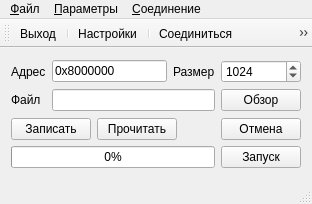
<?xml version="1.0" encoding="UTF-8"?>
<ui version="4.0">
 <class>MainWindow</class>
 <widget class="QMainWindow" name="MainWindow">
  <property name="geometry">
   <rect>
    <x>0</x>
    <y>0</y>
    <width>312</width>
    <height>204</height>
   </rect>
  </property>
  <property name="windowTitle">
   <string>Загрузчик Modbus</string>
  </property>
  <widget class="QWidget" name="centralWidget">
   <layout class="QVBoxLayout" name="verticalLayout">
    <item>
     <layout class="QGridLayout" name="gridLayout">
      <item row="0" column="0">
       <widget class="QLabel" name="lblAddress">
        <property name="text">
         <string>Адрес</string>
        </property>
       </widget>
      </item>
      <item row="0" column="1">
       <widget class="QLineEdit" name="leAddress">
        <property name="sizePolicy">
         <sizepolicy hsizetype="Expanding" vsizetype="Fixed">
          <horstretch>0</horstretch>
          <verstretch>0</verstretch>
         </sizepolicy>
        </property>
        <property name="toolTip">
         <string>Адрес в памяти</string>
        </property>
        <property name="text">
         <string>0x8000000</string>
        </property>
       </widget>
      </item>
      <item row="0" column="2">
       <widget class="QLabel" name="lblSize">
        <property name="text">
         <string>Размер</string>
        </property>
       </widget>
      </item>
      <item row="0" column="3">
       <widget class="QSpinBox" name="sbSize">
        <property name="toolTip">
         <string>Размер данных для чтения</string>
        </property>
        <property name="maximum">
         <number>1048576</number>
        </property>
        <property name="singleStep">
         <number>1024</number>
        </property>
        <property name="value">
         <number>1024</number>
        </property>
       </widget>
      </item>
      <item row="1" column="0">
       <widget class="QLabel" name="lblFile">
        <property name="text">
         <string>Файл</string>
        </property>
       </widget>
      </item>
      <item row="1" column="1" colspan="2">
       <widget class="QLineEdit" name="leFileName">
        <property name="toolTip">
         <string>Файл для чтения/записи</string>
        </property>
        <property name="text">
         <string/>
        </property>
       </widget>
      </item>
      <item row="1" column="3">
       <widget class="QPushButton" name="pbSelectFile">
        <property name="sizePolicy">
         <sizepolicy hsizetype="Minimum" vsizetype="Fixed">
          <horstretch>0</horstretch>
          <verstretch>0</verstretch>
         </sizepolicy>
        </property>
        <property name="toolTip">
         <string>Выбрать файл</string>
        </property>
        <property name="text">
         <string>Обзор</string>
        </property>
       </widget>
      </item>
     </layout>
    </item>
    <item>
     <layout class="QGridLayout" name="gridLayout_2">
      <item row="0" column="0">
       <widget class="QPushButton" name="pbWrite">
        <property name="toolTip">
         <string>&lt;html&gt;&lt;head/&gt;&lt;body&gt;&lt;p&gt;Записать файл целиком&lt;/p&gt;&lt;/body&gt;&lt;/html&gt;</string>
        </property>
        <property name="text">
         <string>Записать</string>
        </property>
       </widget>
      </item>
      <item row="0" column="1">
       <widget class="QPushButton" name="pbRead">
        <property name="toolTip">
         <string>Прочитать данные заданного размера</string>
        </property>
        <property name="text">
         <string>Прочитать</string>
        </property>
       </widget>
      </item>
      <item row="0" column="2">
       <spacer name="horizontalSpacer">
        <property name="orientation">
         <enum>Qt::Horizontal</enum>
        </property>
        <property name="sizeHint" stdset="0">
         <size>
          <width>13</width>
          <height>20</height>
         </size>
        </property>
       </spacer>
      </item>
      <item row="0" column="3">
       <widget class="QPushButton" name="pbCancel">
        <property name="toolTip">
         <string>Прервать операцию</string>
        </property>
        <property name="text">
         <string>Отмена</string>
        </property>
       </widget>
      </item>
      <item row="1" column="0" colspan="3">
       <widget class="QProgressBar" name="prbProgress">
        <property name="value">
         <number>0</number>
        </property>
       </widget>
      </item>
      <item row="1" column="3">
       <widget class="QPushButton" name="pbRun">
        <property name="toolTip">
         <string>&lt;html&gt;&lt;head/&gt;&lt;body&gt;&lt;p&gt;Запустить основную прошивку&lt;/p&gt;&lt;/body&gt;&lt;/html&gt;</string>
        </property>
        <property name="text">
         <string>Запуск</string>
        </property>
       </widget>
      </item>
     </layout>
    </item>
   </layout>
  </widget>
  <widget class="QMenuBar" name="menuBar">
   <property name="geometry">
    <rect>
     <x>0</x>
     <y>0</y>
     <width>312</width>
     <height>21</height>
    </rect>
   </property>
   <widget class="QMenu" name="menu">
    <property name="title">
     <string>&amp;Файл</string>
    </property>
    <addaction name="actQuit"/>
   </widget>
   <widget class="QMenu" name="menu_2">
    <property name="title">
     <string>&amp;Параметры</string>
    </property>
    <addaction name="actSettings"/>
   </widget>
   <widget class="QMenu" name="menu_3">
    <property name="title">
     <string>&amp;Соединение</string>
    </property>
    <addaction name="actConnect"/>
    <addaction name="actDisconnect"/>
   </widget>
   <addaction name="menu"/>
   <addaction name="menu_2"/>
   <addaction name="menu_3"/>
  </widget>
  <widget class="QToolBar" name="mainToolBar">
   <attribute name="toolBarArea">
    <enum>TopToolBarArea</enum>
   </attribute>
   <attribute name="toolBarBreak">
    <bool>false</bool>
   </attribute>
   <addaction name="actQuit"/>
   <addaction name="separator"/>
   <addaction name="actSettings"/>
   <addaction name="separator"/>
   <addaction name="actConnect"/>
   <addaction name="actDisconnect"/>
   <addaction name="separator"/>
  </widget>
  <widget class="QStatusBar" name="statusBar"/>
  <action name="actQuit">
   <property name="icon">
    <iconset resource="res.qrc">
     <normaloff>:/images/icons/exit.png</normaloff>:/images/icons/exit.png</iconset>
   </property>
   <property name="text">
    <string>В&amp;ыход</string>
   </property>
   <property name="shortcut">
    <string>Ctrl+Q</string>
   </property>
  </action>
  <action name="actSettings">
   <property name="icon">
    <iconset resource="res.qrc">
     <normaloff>:/images/icons/settings.png</normaloff>:/images/icons/settings.png</iconset>
   </property>
   <property name="text">
    <string>&amp;Настройки</string>
   </property>
   <property name="shortcut">
    <string>Ctrl+S</string>
   </property>
  </action>
  <action name="actConnect">
   <property name="icon">
    <iconset resource="res.qrc">
     <normaloff>:/images/icons/connect.png</normaloff>:/images/icons/connect.png</iconset>
   </property>
   <property name="text">
    <string>&amp;Соединиться</string>
   </property>
   <property name="toolTip">
    <string>Соединиться</string>
   </property>
   <property name="shortcut">
    <string>Ctrl+T</string>
   </property>
  </action>
  <action name="actDisconnect">
   <property name="icon">
    <iconset resource="res.qrc">
     <normaloff>:/images/icons/disconnect.png</normaloff>:/images/icons/disconnect.png</iconset>
   </property>
   <property name="text">
    <string>&amp;Разъединиться</string>
   </property>
   <property name="shortcut">
    <string>Ctrl+D</string>
   </property>
  </action>
 </widget>
 <layoutdefault spacing="6" margin="11"/>
 <resources>
  <include location="res.qrc"/>
 </resources>
 <connections/>
</ui>
